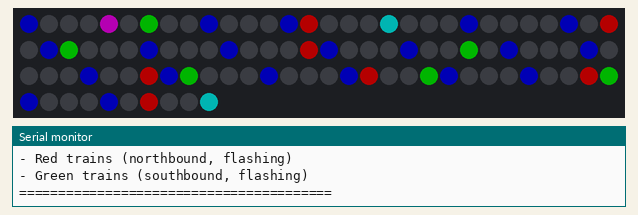
Recording of a program running on a simulated ESP32. Parts: 100 RGB LEDs in strip order, left to right, continuing on the next row, the last lines printed to the serial monitor. Dim RGB values are drawn brighter than linear; WiFi joins after 1.5 s; servers stay silent unless stated; a WiFi scan finds three made-up networks; the local clock reads 2024-03-15 10:24:30 at power-on unless the program sets it.

Above: at 5.13 s.
At 38.15 s:
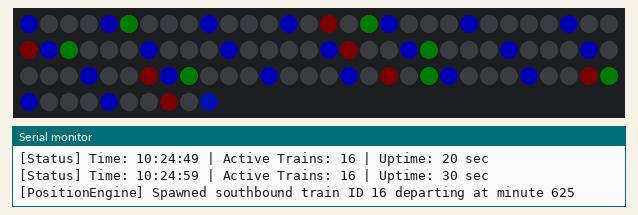

The program:

main.cpp
```cpp
#include <Arduino.h>
#include "config.h"
#include "wifi_manager.h"
#include "time_manager.h"
#include "schedule_module.h"
#include "position_engine.h"
#include "display_manager.h"

// Global module instances
WiFiManager wifiManager;
TimeManager timeManager;
ScheduleModule scheduleModule;
PositionEngine positionEngine;
DisplayManager displayManager;

// Timing variables
unsigned long lastTrainUpdate = 0;
unsigned long lastDisplayUpdate = 0;
unsigned long lastStatusPrint = 0;

void setup() {
    // Initialize serial communication
    Serial.begin(115200);
    delay(1000);  // Wait for serial to stabilize

    Serial.println("========================================");
    Serial.println("Seattle Link Light Rail LED Display");
    Serial.println("Version 1.0 - Full Integration");
    Serial.println("========================================");
    Serial.println();

    // Initialize time manager
    Serial.println("Initializing Time Manager...");
    timeManager.init();
    Serial.println();

    // Load schedule data
    Serial.println("Loading Schedule Module...");
    scheduleModule.loadSchedule();
    Serial.println();

    // Initialize position engine
    Serial.println("Initializing Position Engine...");
    positionEngine.init(&scheduleModule);
    Serial.println();

    // Initialize display manager
    Serial.println("Initializing Display Manager...");
    displayManager.init();
    Serial.println();

    // Do initial train update to spawn trains for 8am
    time_t currentTime = timeManager.getCurrentTime();
    Serial.print("Current time: ");
    Serial.println(currentTime);
    positionEngine.updateAllTrains(currentTime);

    // Get initial train count
    uint8_t trainCount = 0;
    const TrainPosition* trains = positionEngine.getActiveTrainPositions(&trainCount);
    Serial.print("Initial active trains: ");
    Serial.println(trainCount);
    Serial.println();

    Serial.println("========================================");
    Serial.println("Initialization Complete!");
    Serial.println("LED display should now show:");
    Serial.println("- Blue stations (solid, never flash)");
    Serial.println("- Red trains (northbound, flashing)");
    Serial.println("- Green trains (southbound, flashing)");
    Serial.println("========================================");
    Serial.println();
}

void loop() {
    unsigned long currentMillis = millis();

    // Update train positions (every 1 second)
    if (currentMillis - lastTrainUpdate >= TRAIN_UPDATE_INTERVAL) {
        time_t now = timeManager.getCurrentTime();
        positionEngine.updateAllTrains(now);
        lastTrainUpdate = currentMillis;
    }

    // Update display rendering (every ~33ms for 30fps)
    if (currentMillis - lastDisplayUpdate >= (1000 / FRAME_RATE)) {
        // Clear LED buffer
        displayManager.clearAllLEDs();

        // Render stations (solid blue, never flash)
        displayManager.setStationLEDs();

        // Get train positions and render them (flashing red/green)
        uint8_t trainCount = 0;
        const TrainPosition* trains = positionEngine.getActiveTrainPositions(&trainCount);
        displayManager.setTrainLEDs(trains, trainCount);

        // Update physical display (handles flash timing and strip.show())
        displayManager.updateDisplay();

        lastDisplayUpdate = currentMillis;
    }

    // Print status every 10 seconds
    if (currentMillis - lastStatusPrint >= 10000) {
        time_t now = timeManager.getCurrentTime();
        struct tm* timeinfo = localtime(&now);

        uint8_t trainCount = 0;
        positionEngine.getActiveTrainPositions(&trainCount);

        Serial.print("[Status] Time: ");
        Serial.print(timeinfo->tm_hour);
        Serial.print(":");
        if (timeinfo->tm_min < 10) Serial.print("0");
        Serial.print(timeinfo->tm_min);
        Serial.print(":");
        if (timeinfo->tm_sec < 10) Serial.print("0");
        Serial.print(timeinfo->tm_sec);
        Serial.print(" | Active Trains: ");
        Serial.print(trainCount);
        Serial.print(" | Uptime: ");
        Serial.print(currentMillis / 1000);
        Serial.println(" sec");

        lastStatusPrint = currentMillis;
    }

    // Small delay to prevent watchdog issues
    delay(1);
}
```

display_manager.h
```cpp
#ifndef DISPLAY_MANAGER_H
#define DISPLAY_MANAGER_H

#include <Arduino.h>
#include <Adafruit_NeoPixel.h>
#include "position_engine.h"

/**
 * Display Manager
 * Controls WS2812B LED strip using Adafruit NeoPixel library
 */
class DisplayManager {
public:
    DisplayManager();

    /**
     * Initialize LED strip
     */
    void init();

    /**
     * Clear all LEDs
     */
    void clearAllLEDs();

    /**
     * Set station LEDs (solid blue)
     */
    void setStationLEDs();

    /**
     * Set train LEDs (flashing red/green)
     * @param trains Array of train positions
     * @param count Number of trains
     */
    void setTrainLEDs(const TrainPosition* trains, uint8_t count);

    /**
     * Update display (call in loop)
     */
    void updateDisplay();

    /**
     * Set LED brightness
     * @param level Brightness level (0-255)
     */
    void setBrightness(uint8_t level);

    /**
     * Set all LEDs to a specific color
     * @param r Red value (0-255)
     * @param g Green value (0-255)
     * @param b Blue value (0-255)
     */
    void setAllLEDs(uint8_t r, uint8_t g, uint8_t b);

private:
    Adafruit_NeoPixel strip_;
    bool flashState_;
    unsigned long lastFlashToggle_;
};

#endif // DISPLAY_MANAGER_H
```

position_engine.h
```cpp
#ifndef POSITION_ENGINE_H
#define POSITION_ENGINE_H

#include <Arduino.h>
#include <time.h>
#include "schedule_module.h"

/**
 * Train structure
 */
struct Train {
    uint8_t id;
    bool isNorthbound;
    uint8_t currentStation;
    uint8_t nextStation;
    float progress;           // 0.0 to 1.0 between stations
    time_t departureTime;
    bool isActive;
};

/**
 * Train Position structure
 */
struct TrainPosition {
    uint8_t ledIndex;
    bool isNorthbound;
    bool isActive;
};

/**
 * Position Engine
 * Calculates real-time position of all active trains
 */
class PositionEngine {
public:
    PositionEngine();

    /**
     * Initialize position engine
     * @param scheduleModule Pointer to schedule module
     */
    void init(ScheduleModule* scheduleModule);

    /**
     * Update all train positions
     * @param currentTime Current time
     */
    void updateAllTrains(time_t currentTime);

    /**
     * Calculate individual train position
     * @param train Pointer to train
     * @param currentTime Current time
     */
    void calculateTrainPosition(Train* train, time_t currentTime);

    /**
     * Map position to LED index
     * @param position Position value
     * @return LED index
     */
    uint8_t mapPositionToLED(float position);

    /**
     * Get active train positions
     * @param count Output parameter for number of active trains
     * @return Pointer to train positions array
     */
    const TrainPosition* getActiveTrainPositions(uint8_t* count);

    /**
     * Spawn new trains based on schedule
     * @param currentTime Current time
     */
    void spawnNewTrains(time_t currentTime);

    /**
     * Remove completed trains
     */
    void removeCompletedTrains();

private:
    ScheduleModule* scheduleModule_;
    Train trains_[20];  // Static allocation for max 20 trains
    TrainPosition trainPositions_[20];
    uint8_t activeTrainCount_;
};

#endif // POSITION_ENGINE_H
```

schedule_module.h
```cpp
#ifndef SCHEDULE_MODULE_H
#define SCHEDULE_MODULE_H

#include <Arduino.h>
#include <time.h>

/**
 * Station structure
 */
struct Station {
    char name[32];
    uint8_t ledIndex;
    float distanceFromStart;  // Kilometers
};

/**
 * Train Schedule structure
 */
struct TrainSchedule {
    uint16_t firstTrainMinutes;   // Minutes since midnight
    uint16_t lastTrainMinutes;
    uint8_t headwayMinutes;       // Time between trains
    bool isWeekend;
};

/**
 * Inter-station segment structure
 */
struct InterStationSegment {
    uint8_t stationA;
    uint8_t stationB;
    uint16_t travelTimeSeconds;
};

/**
 * Schedule Module
 * Stores and provides access to Link Light Rail schedule data
 */
class ScheduleModule {
public:
    ScheduleModule();

    /**
     * Load schedule data
     */
    void loadSchedule();

    /**
     * Get station by index
     * @param index Station index
     * @return Pointer to station
     */
    const Station* getStation(uint8_t index);

    /**
     * Get total number of stations
     * @return Station count
     */
    uint8_t getStationCount();

    /**
     * Get travel time between two stations
     * @param fromStation Starting station index
     * @param toStation Ending station index
     * @return Travel time in seconds
     */
    uint16_t getTravelTime(uint8_t fromStation, uint8_t toStation);

    /**
     * Get current schedule based on time
     * @param currentTime Current time
     * @return Pointer to schedule
     */
    const TrainSchedule* getCurrentSchedule(time_t currentTime);

    /**
     * Convert time to minutes since midnight
     * @param currentTime Current time
     * @return Minutes since midnight
     */
    uint16_t getCurrentMinuteOfDay(time_t currentTime);

    /**
     * Check if currently in service hours
     * @param minuteOfDay Minutes since midnight
     * @return true if in service, false otherwise
     */
    bool isServiceHours(uint16_t minuteOfDay);

private:
    Station stations_[23];  // Static allocation for 23 stations (Lynnwood City Center to Angle Lake)
    uint8_t stationCount_;
};

#endif // SCHEDULE_MODULE_H
```

time_manager.h
```cpp
#ifndef TIME_MANAGER_H
#define TIME_MANAGER_H

#include <Arduino.h>
#include <time.h>

/**
 * Time Manager
 * Maintains accurate system time via NTP and RTC fallback
 */
class TimeManager {
public:
    TimeManager();

    /**
     * Initialize time manager
     */
    void init();

    /**
     * Synchronize time with NTP server
     * @return true if sync successful, false otherwise
     */
    bool syncNTP();

    /**
     * Get current time
     * @return current time as time_t
     */
    time_t getCurrentTime();

    /**
     * Check if time has been synced
     * @return true if synced, false otherwise
     */
    bool isTimeSynced();

    /**
     * Get seconds since last sync
     * @return seconds since last NTP sync
     */
    uint32_t getSecondsSinceSync();

    /**
     * Update internal clock tracking (call in loop)
     */
    void update();

private:
    /**
     * Set default fallback time (8:00 AM)
     */
    void setDefaultTime();

    time_t lastSyncTime_;
    uint32_t lastSyncMillis_;
    bool isSynced_;
    int timezoneOffset_;
};

#endif // TIME_MANAGER_H
```

wifi_manager.h
```cpp
#ifndef WIFI_MANAGER_H
#define WIFI_MANAGER_H

#include <Arduino.h>

/**
 * WiFi Manager
 * Handles WiFi connectivity and maintains connection
 */
class WiFiManager {
public:
    WiFiManager();

    /**
     * Initialize WiFi connection
     * @param ssid WiFi network name
     * @param password WiFi password
     */
    void init(const char* ssid, const char* password);

    /**
     * Check if WiFi is connected
     * @return true if connected, false otherwise
     */
    bool isConnected();

    /**
     * Maintain WiFi connection (call in loop)
     * Attempts reconnection if disconnected
     */
    void maintain();

private:
    const char* ssid_;
    const char* password_;
    unsigned long lastReconnectAttempt_;
};

#endif // WIFI_MANAGER_H
```

display_manager.cpp
```cpp
#include "display_manager.h"
#include "config.h"
#include "schedule_module.h"

// External reference to schedule module (will be passed via constructor or setter in production)
// For now, we'll need station data to be provided
extern ScheduleModule scheduleModule;

DisplayManager::DisplayManager()
    : strip_(NUM_LEDS, LED_PIN, NEO_GRB + NEO_KHZ800),
      flashState_(false),
      lastFlashToggle_(0) {
}

void DisplayManager::init() {
    strip_.begin();
    strip_.setBrightness(LED_BRIGHTNESS);
    strip_.clear();
    strip_.show();

    Serial.println("[DisplayManager] LED strip initialized");
}

void DisplayManager::clearAllLEDs() {
    strip_.clear();
}

void DisplayManager::setStationLEDs() {
    // Render all stations as solid blue
    // Stations NEVER flash - blue component is always on
    uint8_t stationCount = scheduleModule.getStationCount();

    for (uint8_t i = 0; i < stationCount; i++) {
        const Station* station = scheduleModule.getStation(i);
        if (station != nullptr) {
            uint8_t ledIndex = station->ledIndex;
            if (ledIndex < NUM_LEDS) {
                // Get current pixel color
                uint32_t currentColor = strip_.getPixelColor(ledIndex);
                uint8_t r = (currentColor >> 16) & 0xFF;
                uint8_t g = (currentColor >> 8) & 0xFF;
                uint8_t b = currentColor & 0xFF;

                // Add station blue (additive mixing)
                // Clamp to 255 maximum
                b = (b + STATION_B > 255) ? 255 : (b + STATION_B);

                // Set the combined color
                strip_.setPixelColor(ledIndex, strip_.Color(r, g, b));
            }
        }
    }
}

void DisplayManager::setTrainLEDs(const TrainPosition* trains, uint8_t count) {
    // Calculate breathing pulse brightness using sine wave
    // Breathing cycle: 2000ms (0.5 Hz) - smooth acceleration/deceleration
    unsigned long currentMillis = millis();
    float timeInCycle = (currentMillis % BREATHING_CYCLE_MS) / (float)BREATHING_CYCLE_MS;

    // Sine wave breathing: smooth at extremes, faster in middle
    // Map from sine wave (-1 to +1) to brightness range (0.05 to 1.0)
    // This keeps LEDs slightly visible even at minimum brightness
    float sinValue = sin(timeInCycle * 2.0f * PI - PI / 2.0f);
    float brightness = 0.05f + (sinValue + 1.0f) / 2.0f * 0.95f;  // Range: 0.05 to 1.0

    // Render trains with additive color mixing and breathing brightness
    for (uint8_t i = 0; i < count; i++) {
        if (trains[i].isActive) {
            uint8_t ledIndex = trains[i].ledIndex;
            if (ledIndex < NUM_LEDS) {
                // Get current pixel color
                uint32_t currentColor = strip_.getPixelColor(ledIndex);
                uint8_t r = (currentColor >> 16) & 0xFF;
                uint8_t g = (currentColor >> 8) & 0xFF;
                uint8_t b = currentColor & 0xFF;

                // Calculate train color with brightness applied
                uint8_t trainR = 0;
                uint8_t trainG = 0;

                if (trains[i].isNorthbound) {
                    // Northbound = red with breathing
                    trainR = (uint8_t)(NORTH_TRAIN_R * brightness);
                } else {
                    // Southbound = green with breathing
                    trainG = (uint8_t)(SOUTH_TRAIN_G * brightness);
                }

                // Add train color (additive mixing with clamping)
                r = (r + trainR > 255) ? 255 : (r + trainR);
                g = (g + trainG > 255) ? 255 : (g + trainG);

                // Set the combined color
                strip_.setPixelColor(ledIndex, strip_.Color(r, g, b));
            }
        }
    }
}

void DisplayManager::updateDisplay() {
    // Update the physical LED strip
    // Note: Pulse brightness is calculated in setTrainLEDs() based on millis()
    strip_.show();
}

void DisplayManager::setBrightness(uint8_t level) {
    strip_.setBrightness(level);
}

void DisplayManager::setAllLEDs(uint8_t r, uint8_t g, uint8_t b) {
    for (int i = 0; i < NUM_LEDS; i++) {
        strip_.setPixelColor(i, strip_.Color(r, g, b));
    }
    strip_.show();
}
```

wifi_manager.cpp
```cpp
#include "wifi_manager.h"
#include "config.h"
#include <WiFi.h>

WiFiManager::WiFiManager()
    : ssid_(nullptr),
      password_(nullptr),
      lastReconnectAttempt_(0) {
}

void WiFiManager::init(const char* ssid, const char* password) {
    ssid_ = ssid;
    password_ = password;

    // TODO: Implement WiFi initialization
    Serial.println("[WiFiManager] init() - stub");
}

bool WiFiManager::isConnected() {
    // TODO: Implement connection check
    return false;
}

void WiFiManager::maintain() {
    // TODO: Implement connection maintenance
}
```

config.h
```cpp
#ifndef CONFIG_H
#define CONFIG_H

// WiFi Configuration
#define WIFI_SSID "seans-iphone"
#define WIFI_PASSWORD "link-halloween25"
#define WIFI_CONNECT_TIMEOUT 10000     // 10 seconds timeout for connection

// NTP Configuration
#define NTP_SERVER "pool.ntp.org"
#define NTP_SYNC_INTERVAL 3600000      // 1 hour
#define TIMEZONE_OFFSET_SECONDS -28800  // UTC-8 (PST)

// LED Configuration
#define NUM_LEDS 100
#define LED_PIN 32                      // GPIO 32 (D32) - WS2812B data line
#define LED_BRIGHTNESS 64               // 0-255
#define FRAME_RATE 30

// Train Configuration
#define BREATHING_CYCLE_MS 2000         // Breathing cycle: 1000ms fade up + 1000ms fade down (0.5 Hz)
#define TRAIN_UPDATE_INTERVAL 1000      // milliseconds

// Color definitions (RGB values for NeoPixel)
#define STATION_R 0
#define STATION_G 0
#define STATION_B 255

#define NORTH_TRAIN_R 255
#define NORTH_TRAIN_G 0
#define NORTH_TRAIN_B 0

#define SOUTH_TRAIN_R 0
#define SOUTH_TRAIN_G 255
#define SOUTH_TRAIN_B 0

#endif // CONFIG_H
```

Source omitted: position_engine.cpp (11180 bytes), schedule_module.cpp (8795 bytes), time_manager.cpp (5649 bytes)
